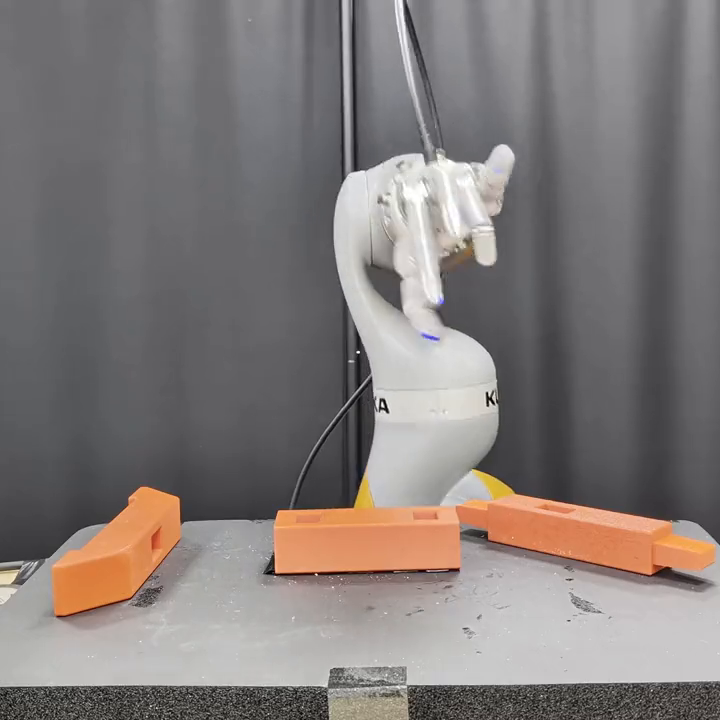
#> input picture plot_figures/rebuttal/final_plots/04_end_to_end/frame_14.png, 720 x 720 px
$ python end_to_end.py
#> lines starting #> are read from the running program, lines starting #| are printed output that depends on the picture
"""Final rebuttal figure: end-to-end multi-part beam assembly, 20 real trials.

Left: 2x2 rollout frames from inputs/slowmo_multi_part.mp4 (row 1 = Step 1
grasp-and-insert, row 2 = Step 2 place-on-top + final state). Right: a narrow
success-rate table. The paper evaluated the two steps separately; these are
sequential end-to-end trials: Step 1 succeeded 16/20, Step 2 succeeded on 12
of those 16, so 12/20 end-to-end.

Writes: 04_end_to_end/end_to_end.{png,pdf}
"""

from __future__ import annotations

import sys
from pathlib import Path

import matplotlib
matplotlib.use("Agg")
import matplotlib.pyplot as plt
from PIL import Image

HERE = Path(__file__).resolve().parent
REPO = HERE.parents[3]
sys.path.insert(0, str(REPO / "plot_figures"))
from _style import configure_rcparams  # noqa: E402

# Row-major: Step 1 (start state with both parts on the table -> proves the
# trial is end-to-end -- then insert), Step 2 (place on top, final state).
# ONE shared crop window for every frame: per-frame windows shift the view
# and make the fixed camera look like it moved between tiles.
FRAMES = [("frame_14.png", 72), ("frame_120.png", 72),
          ("frame_300.png", 72), ("frame_412.png", 72)]

# Thin spaces around the solidus keep the fractions legible at small sizes.
# The dagger on Step 2 points to the footnote explaining its denominator.
ROWS = [
    ("Step 1", "16 / 20", "80%", False),
    ("Step 2†", "12 / 16", "75%", False),
    ("Overall", "12 / 20", "60%", True),
]
INK = "#333333"


def main() -> None:
    configure_rcparams()
#> (this line was passed over: _style is not available in this run)
    # Height matches panels 01-03; 1.55:1 wide.
    FIG_H = 3.07
    top_in, bottom_in, gap_in = 0.03, 0.03, 0.045
    # 720px frames cropped 10% top / 10% bottom and 40px per side (the
    # orange parts span x=56..671 at the extremes) -> ~1.11:1 tiles.
    CROP_TOP, CROP_BOT = 72, 72
    CROP_L, CROP_R = 40, 40
    TILE_AR = (720 - CROP_L - CROP_R) / (720 - CROP_TOP - CROP_BOT)
    tile = (FIG_H - top_in - bottom_in - gap_in) / 2
    tile_w = tile * TILE_AR
    side_in = 0.03
    grid_w = 2 * tile_w + gap_in
    # Width DERIVES from the content (photo grid + table strip): no forced
    # aspect, no dead margins.
    table_in, table_pad_in = 1.52, 0.14
    FIG_W = side_in + grid_w + table_pad_in + table_in + table_pad_in

    fig = plt.figure(figsize=(FIG_W, FIG_H))

    pos = [(side_in, bottom_in + tile + gap_in),
           (side_in + tile_w + gap_in, bottom_in + tile + gap_in),
           (side_in, bottom_in),
           (side_in + tile_w + gap_in, bottom_in)]
    for k, ((fname, y0), (x_in, y_in)) in enumerate(zip(FRAMES, pos)):
        ax = fig.add_axes([x_in / FIG_W, y_in / FIG_H,
                           tile_w / FIG_W, tile / FIG_H])
        img = Image.open(HERE / fname)
#> img is the input picture: PIL image 720x720 RGB; mean R, G, B 130.2, 123.5, 121.6
        win_h = img.height - CROP_TOP - CROP_BOT
#> win_h = 576
        ax.imshow(img.crop((CROP_L, y0, img.width - CROP_R, y0 + win_h)))
        ax.set_axis_off()
        # Small sequence number: orders the frames as ONE continuous rollout
        # (step labels here made the trial read as two separate demos).
        ax.text(0.055, 0.905, str(k + 1), transform=ax.transAxes,
                fontsize=10.5, color=INK, fontweight="bold",
                ha="center", va="center",
                bbox=dict(boxstyle="circle,pad=0.25", facecolor="white",
                          edgecolor="none", alpha=0.85))

    # Success-rate table: a narrow single column filling the strip's height.
    # Each stage is a label-over-value block; Overall is set off by a rule.
    tx0 = (side_in + grid_w + table_pad_in) / FIG_W
#> tx0 = 0.679
    tax = fig.add_axes([tx0, bottom_in / FIG_H, table_in / FIG_W,
                        (FIG_H - top_in - bottom_in) / FIG_H])
    tax.set_axis_off()
    tax.set_xlim(0, 1)
    tax.set_ylim(0, 1)
    # booktabs-style: heavy top/bottom rules, light mid rules, uniform row
    # rhythm. The stage shares the fraction's baseline; the percentage is a
    # smaller muted second line (bold ink for the Overall row).
    MUTED = "#777777"

    # Rules overhang the text margins slightly (booktabs \tabcolsep air) and
    # sit at symmetric insets so they anchor to the photo grid's edges.
    def rule(y, heavy):
        tax.plot([-0.03, 1.03], [y, y], color=INK if heavy else "#bbbbbb",
                 linewidth=1.4 if heavy else 0.8, clip_on=False)

    rule(0.985, True)
    tax.text(0.5, 0.93, "Success Rate", fontsize=14, color=INK,
             fontweight="bold", ha="center", va="center")
    rule(0.865, False)
    # Constant 0.225 block pitch; the Overall separator sits midway between
    # Step 2's percentage line and the Overall label so no gap collapses.
    blocks = [0.74, 0.515, 0.29]
    for (stage, frac, pct, bold), y in zip(ROWS, blocks):
        w = "bold" if bold else "normal"
        c2 = INK if bold else MUTED
        if bold:
            rule(y + 0.075, False)
        tax.text(0.0, y, stage, fontsize=13.5, color=INK,
                 ha="left", va="center", fontweight=w)
        tax.text(1.0, y, frac, fontsize=13.5, color=INK,
                 ha="right", va="center", fontweight=w)
        tax.text(1.0, y - 0.075, f"({pct})", fontsize=12, color=c2,
                 ha="right", va="center", fontweight=w)
    rule(0.115, True)
    tax.text(0.0, 0.08, "† attempted on the\n16 Step-1 successes",
             fontsize=9, color=MUTED, ha="left", va="top",
             style="italic", linespacing=1.25)

    for ext in ("png", "pdf"):
        fig.savefig(HERE / f"end_to_end.{ext}", dpi=600, facecolor="white")
#> this loop made 2 passes
#> pass 1, in main, `fig.savefig(HERE / f"end_to_end.{ext}", dpi=600, facecolor="white")`:
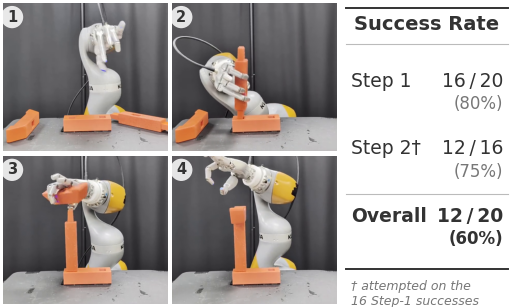
#> figure drawn by matplotlib, 5 panels
    print(f"wrote {HERE / 'end_to_end.png'}")


if __name__ == "__main__":
    main()
